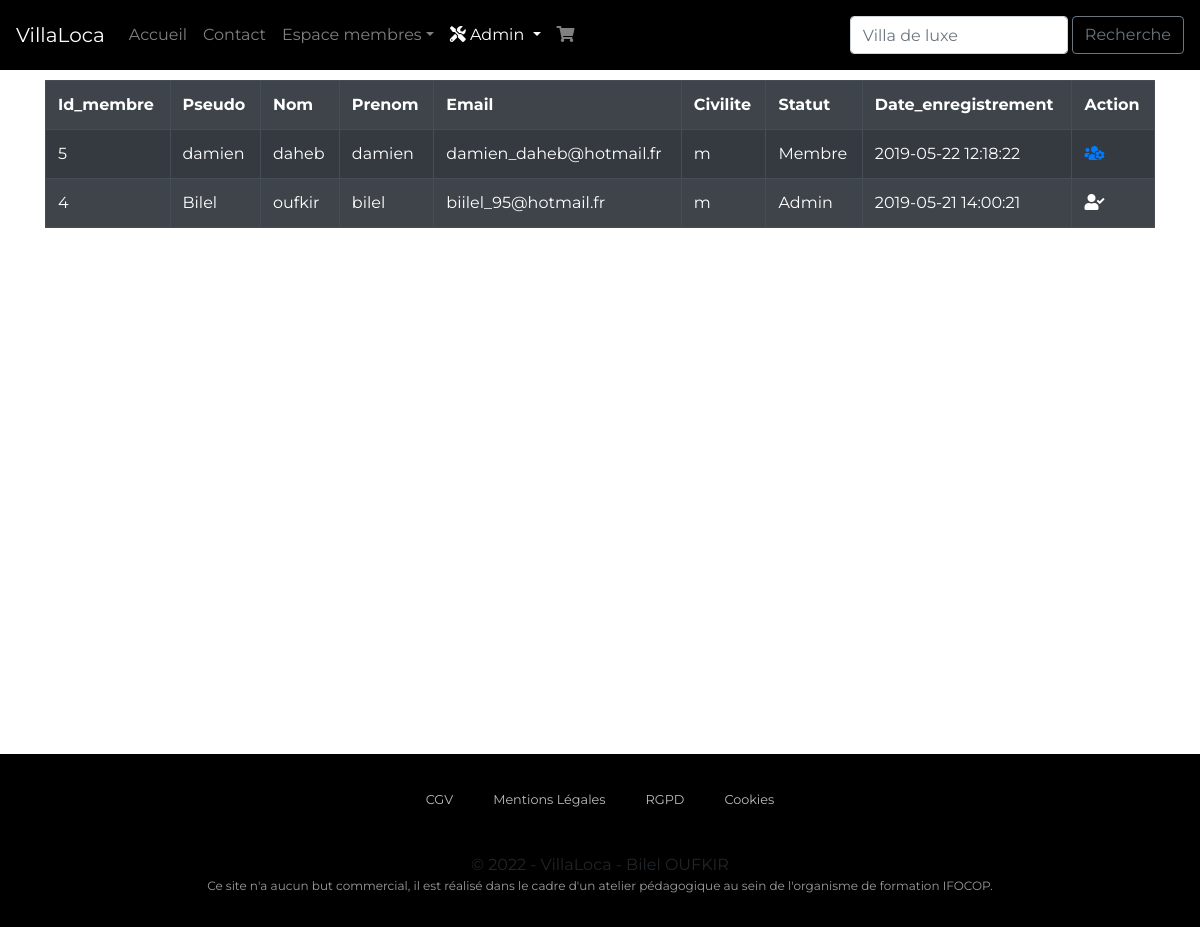
The app's page /admin/gestion_membres.php (signed in) with its own data.
### tables this page shows
CREATE TABLE IF NOT EXISTS `membre` (
  `id_membre` int(11) NOT NULL AUTO_INCREMENT,
  `pseudo` varchar(20) NOT NULL,
  `mdp` varchar(60) NOT NULL,
  `nom` varchar(20) NOT NULL,
  `prenom` varchar(20) NOT NULL,
  `email` varchar(50) NOT NULL,
  `civilite` enum('m','f') NOT NULL,
  `statut` int(3) NOT NULL,
  `date_enregistrement` datetime NOT NULL,
  PRIMARY KEY (`id_membre`)
);

### inc/functions.php (called while the page is built, shortened)
<?php
function execRequete($req,$params=array()){
  global $pdo;
  $r = $pdo->prepare($req);
  $r->execute();
  return $r;
}

### admin/gestion_membres.php (the view, shortened to what this page needs)
<?php
require_once('../inc/header.php');
?>
  <?php
    $resultat = execRequete("SELECT * FROM membre ORDER BY nom,prenom");
   ?>
    <table class="table table-bordered table-dark table-striped">
        <tr>
    <?php
    for($i=0; $i<$resultat->columnCount();$i++){
      $colonne = $resultat->getColumnMeta($i);
      if($colonne['name'] != 'mdp'){
          ?>
          <th><?= ucfirst($colonne['name']) ?></th>
          <?php
      }
    }
    ?>
    <th>Action</th>
</tr>
<?php
while($membre = $resultat->fetch()){
    ?>
    <tr>
      <?php
        foreach($membre as $key => $value){
            if($key != 'mdp'){
                if($key== 'statut'){
                    $value = ($value == 0) ? 'Membre' : 'Admin';
                }
          ?>
          <td><?= $value ?></td>
          <?php
        }
    }
    if($membre['id_membre'] != $_SESSION['membre']['id_membre']){
        ?>
        <td> <a href="?action=changestatut&id_membre=<?= $membre['id_membre'] ?>"><i class="fas fa-users-cog"></i></a></td>
        <?php
    }
    else{
        ?>
        <td><i class="fas fa-user-check"></i></td>
        <?php
    }
    ?>
    </tr>
    <?php
}
    ?>
</table>
<?php
require_once('../inc/footer.php');

### inc/css/style.css (style rules this page uses)
body { padding:80px 0 0 0; margin: 0; font-family: 'Montserrat', sans-serif; }

### records on screen
membre: id_membre "5", pseudo "damien", nom "daheb", prenom "damien", email "damien_daheb@hotmail.fr", civilite "m", statut "Membre", date_enregistrement "2019-05-22 12:18:22"
membre: id_membre "4", pseudo "Bilel", nom "oufkir", prenom "bilel", email "biilel_95@hotmail.fr", civilite "m", statut "Admin", date_enregistrement "2019-05-21 14:00:21"

### other values on screen
$colonne['name'] "Id_membre"
$colonne['name'] "Pseudo"
$colonne['name'] "Nom"
$colonne['name'] "Prenom"
$colonne['name'] "Email"
$colonne['name'] "Civilite"
$colonne['name'] "Statut"
$colonne['name'] "Date_enregistrement"
